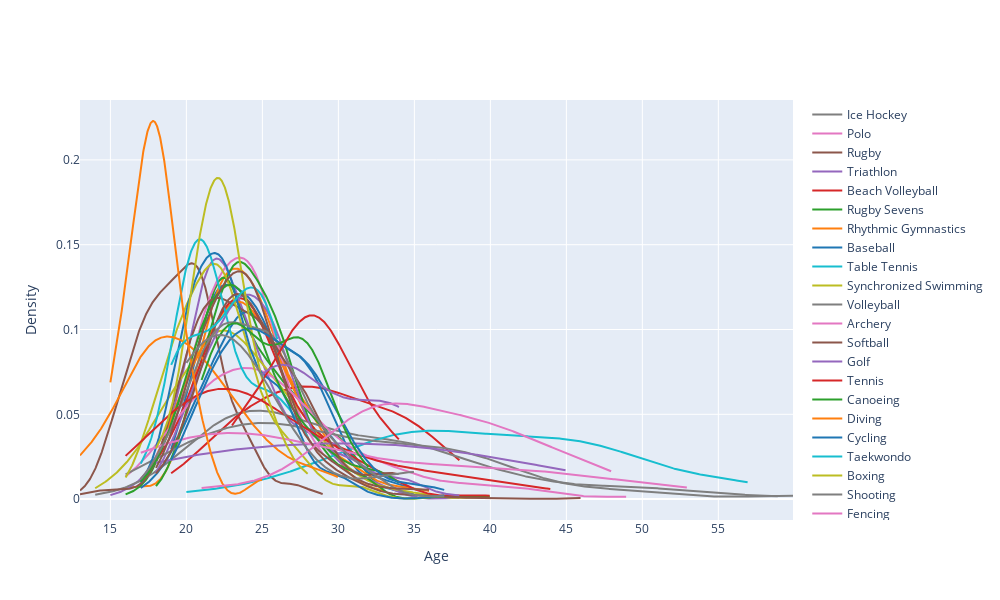

The notebook cell this image was saved under:
### Code cell
# Sports distribution over age

famous_sports = ['Basketball', 'Judo', 'Football', 'Tug-Of-War', 'Athletics',
                 'Swimming', 'Badminton', 'Sailing', 'Gymnastics',
                 'Art Competitions', 'Handball', 'Weightlifting', 'Wrestling',
                 'Water Polo', 'Hockey', 'Rowing', 'Fencing',
                 'Shooting', 'Boxing', 'Taekwondo', 'Cycling', 'Diving', 'Canoeing',
                 'Tennis', 'Golf', 'Softball', 'Archery',
                 'Volleyball', 'Synchronized Swimming', 'Table Tennis', 'Baseball',
                 'Rhythmic Gymnastics', 'Rugby Sevens',
                 'Beach Volleyball', 'Triathlon', 'Rugby', 'Polo', 'Ice Hockey']

x = []
name = []
for sport in famous_sports:
    temp_df = athlete_df[athlete_df['Sport'] == sport]
    x.append(temp_df[temp_df['Medal'] == 'Gold']['Age'].dropna())
    name.append(sport)
    
fig = ff.create_distplot(x, name, show_hist=False, show_rug=False)
fig.update_layout(autosize=False, width=1000, height=600,xaxis_title='Age',yaxis_title='Density')
fig.show()

### Figure 1 — Plotly figure (JSON) as saved in the notebook; plotly's stock layout.template omitted (floating-point values rounded to 4 significant figures; data arrays with more than 128 entries replaced by an {"elided": "..."} marker saying what was removed)
{"data": [{"legendgroup": "Basketball", "marker": {"color": "rgb(31, 119, 180)"}, "mode": "lines", "name": "Basketball", "showlegend": true, "type": "scatter", "x": {"elided": "500 float values"}, "xaxis": "x", "y": {"elided": "500 float values"}, "yaxis": "y"}, {"legendgroup": "Judo", "marker": {"color": "rgb(255, 127, 14)"}, "mode": "lines", "name": "Judo", "showlegend": true, "type": "scatter", "x": {"elided": "500 float values"}, "xaxis": "x", "y": {"elided": "500 float values"}, "yaxis": "y"}, {"legendgroup": "Football", "marker": {"color": "rgb(44, 160, 44)"}, "mode": "lines", "name": "Football", "showlegend": true, "type": "scatter", "x": {"elided": "500 float values"}, "xaxis": "x", "y": {"elided": "500 float values"}, "yaxis": "y"}, {"legendgroup": "Tug-Of-War", "marker": {"color": "rgb(214, 39, 40)"}, "mode": "lines", "name": "Tug-Of-War", "showlegend": true, "type": "scatter", "x": {"elided": "500 float values"}, "xaxis": "x", "y": {"elided": "500 float values"}, "yaxis": "y"}, {"legendgroup": "Athletics", "marker": {"color": "rgb(148, 103, 189)"}, "mode": "lines", "name": "Athletics", "showlegend": true, "type": "scatter", "x": {"elided": "500 float values"}, "xaxis": "x", "y": {"elided": "500 float values"}, "yaxis": "y"}, {"legendgroup": "Swimming", "marker": {"color": "rgb(140, 86, 75)"}, "mode": "lines", "name": "Swimming", "showlegend": true, "type": "scatter", "x": {"elided": "500 float values"}, "xaxis": "x", "y": {"elided": "500 float values"}, "yaxis": "y"}, {"legendgroup": "Badminton", "marker": {"color": "rgb(227, 119, 194)"}, "mode": "lines", "name": "Badminton", "showlegend": true, "type": "scatter", "x": {"elided": "500 float values"}, "xaxis": "x", "y": {"elided": "500 float values"}, "yaxis": "y"}, {"legendgroup": "Sailing", "marker": {"color": "rgb(127, 127, 127)"}, "mode": "lines", "name": "Sailing", "showlegend": true, "type": "scatter", "x": {"elided": "500 float values"}, "xaxis": "x", "y": {"elided": "500 float values"}, "yaxis": "y"}, {"legendgroup": "Gymnastics", "marker": {"color": "rgb(188, 189, 34)"}, "mode": "lines", "name": "Gymnastics", "showlegend": true, "type": "scatter", "x": {"elided": "500 float values"}, "xaxis": "x", "y": {"elided": "500 float values"}, "yaxis": "y"}, {"legendgroup": "Art Competitions", "marker": {"color": "rgb(23, 190, 207)"}, "mode": "lines", "name": "Art Competitions", "showlegend": true, "type": "scatter", "x": {"elided": "500 float values"}, "xaxis": "x", "y": {"elided": "500 float values"}, "yaxis": "y"}, {"legendgroup": "Handball", "marker": {"color": "rgb(31, 119, 180)"}, "mode": "lines", "name": "Handball", "showlegend": true, "type": "scatter", "x": {"elided": "500 float values"}, "xaxis": "x", "y": {"elided": "500 float values"}, "yaxis": "y"}, {"legendgroup": "Weightlifting", "marker": {"color": "rgb(255, 127, 14)"}, "mode": "lines", "name": "Weightlifting", "showlegend": true, "type": "scatter", "x": {"elided": "500 float values"}, "xaxis": "x", "y": {"elided": "500 float values"}, "yaxis": "y"}, {"legendgroup": "Wrestling", "marker": {"color": "rgb(44, 160, 44)"}, "mode": "lines", "name": "Wrestling", "showlegend": true, "type": "scatter", "x": {"elided": "500 float values"}, "xaxis": "x", "y": {"elided": "500 float values"}, "yaxis": "y"}, {"legendgroup": "Water Polo", "marker": {"color": "rgb(214, 39, 40)"}, "mode": "lines", "name": "Water Polo", "showlegend": true, "type": "scatter", "x": {"elided": "500 float values"}, "xaxis": "x", "y": {"elided": "500 float values"}, "yaxis": "y"}, {"legendgroup": "Hockey", "marker": {"color": "rgb(148, 103, 189)"}, "mode": "lines", "name": "Hockey", "showlegend": true, "type": "scatter", "x": {"elided": "500 float values"}, "xaxis": "x", "y": {"elided": "500 float values"}, "yaxis": "y"}, {"legendgroup": "Rowing", "marker": {"color": "rgb(140, 86, 75)"}, "mode": "lines", "name": "Rowing", "showlegend": true, "type": "scatter", "x": {"elided": "500 float values"}, "xaxis": "x", "y": {"elided": "500 float values"}, "yaxis": "y"}, {"legendgroup": "Fencing", "marker": {"color": "rgb(227, 119, 194)"}, "mode": "lines", "name": "Fencing", "showlegend": true, "type": "scatter", "x": {"elided": "500 float values"}, "xaxis": "x", "y": {"elided": "500 float values"}, "yaxis": "y"}, {"legendgroup": "Shooting", "marker": {"color": "rgb(127, 127, 127)"}, "mode": "lines", "name": "Shooting", "showlegend": true, "type": "scatter", "x": {"elided": "500 float values"}, "xaxis": "x", "y": {"elided": "500 float values"}, "yaxis": "y"}, {"legendgroup": "Boxing", "marker": {"color": "rgb(188, 189, 34)"}, "mode": "lines", "name": "Boxing", "showlegend": true, "type": "scatter", "x": {"elided": "500 float values"}, "xaxis": "x", "y": {"elided": "500 float values"}, "yaxis": "y"}, {"legendgroup": "Taekwondo", "marker": {"color": "rgb(23, 190, 207)"}, "mode": "lines", "name": "Taekwondo", "showlegend": true, "type": "scatter", "x": {"elided": "500 float values"}, "xaxis": "x", "y": {"elided": "500 float values"}, "yaxis": "y"}, {"legendgroup": "Cycling", "marker": {"color": "rgb(31, 119, 180)"}, "mode": "lines", "name": "Cycling", "showlegend": true, "type": "scatter", "x": {"elided": "500 float values"}, "xaxis": "x", "y": {"elided": "500 float values"}, "yaxis": "y"}, {"legendgroup": "Diving", "marker": {"color": "rgb(255, 127, 14)"}, "mode": "lines", "name": "Diving", "showlegend": true, "type": "scatter", "x": {"elided": "500 float values"}, "xaxis": "x", "y": {"elided": "500 float values"}, "yaxis": "y"}, {"legendgroup": "Canoeing", "marker": {"color": "rgb(44, 160, 44)"}, "mode": "lines", "name": "Canoeing", "showlegend": true, "type": "scatter", "x": {"elided": "500 float values"}, "xaxis": "x", "y": {"elided": "500 float values"}, "yaxis": "y"}, {"legendgroup": "Tennis", "marker": {"color": "rgb(214, 39, 40)"}, "mode": "lines", "name": "Tennis", "showlegend": true, "type": "scatter", "x": {"elided": "500 float values"}, "xaxis": "x", "y": {"elided": "500 float values"}, "yaxis": "y"}, {"legendgroup": "Golf", "marker": {"color": "rgb(148, 103, 189)"}, "mode": "lines", "name": "Golf", "showlegend": true, "type": "scatter", "x": {"elided": "500 float values"}, "xaxis": "x", "y": {"elided": "500 float values"}, "yaxis": "y"}, {"legendgroup": "Softball", "marker": {"color": "rgb(140, 86, 75)"}, "mode": "lines", "name": "Softball", "showlegend": true, "type": "scatter", "x": {"elided": "500 float values"}, "xaxis": "x", "y": {"elided": "500 float values"}, "yaxis": "y"}, {"legendgroup": "Archery", "marker": {"color": "rgb(227, 119, 194)"}, "mode": "lines", "name": "Archery", "showlegend": true, "type": "scatter", "x": {"elided": "500 float values"}, "xaxis": "x", "y": {"elided": "500 float values"}, "yaxis": "y"}, {"legendgroup": "Volleyball", "marker": {"color": "rgb(127, 127, 127)"}, "mode": "lines", "name": "Volleyball", "showlegend": true, "type": "scatter", "x": {"elided": "500 float values"}, "xaxis": "x", "y": {"elided": "500 float values"}, "yaxis": "y"}, {"legendgroup": "Synchronized Swimming", "marker": {"color": "rgb(188, 189, 34)"}, "mode": "lines", "name": "Synchronized Swimming", "showlegend": true, "type": "scatter", "x": {"elided": "500 float values"}, "xaxis": "x", "y": {"elided": "500 float values"}, "yaxis": "y"}, {"legendgroup": "Table Tennis", "marker": {"color": "rgb(23, 190, 207)"}, "mode": "lines", "name": "Table Tennis", "showlegend": true, "type": "scatter", "x": {"elided": "500 float values"}, "xaxis": "x", "y": {"elided": "500 float values"}, "yaxis": "y"}, {"legendgroup": "Baseball", "marker": {"color": "rgb(31, 119, 180)"}, "mode": "lines", "name": "Baseball", "showlegend": true, "type": "scatter", "x": {"elided": "500 float values"}, "xaxis": "x", "y": {"elided": "500 float values"}, "yaxis": "y"}, {"legendgroup": "Rhythmic Gymnastics", "marker": {"color": "rgb(255, 127, 14)"}, "mode": "lines", "name": "Rhythmic Gymnastics", "showlegend": true, "type": "scatter", "x": {"elided": "500 float values"}, "xaxis": "x", "y": {"elided": "500 float values"}, "yaxis": "y"}, {"legendgroup": "Rugby Sevens", "marker": {"color": "rgb(44, 160, 44)"}, "mode": "lines", "name": "Rugby Sevens", "showlegend": true, "type": "scatter", "x": {"elided": "500 float values"}, "xaxis": "x", "y": {"elided": "500 float values"}, "yaxis": "y"}, {"legendgroup": "Beach Volleyball", "marker": {"color": "rgb(214, 39, 40)"}, "mode": "lines", "name": "Beach Volleyball", "showlegend": true, "type": "scatter", "x": {"elided": "500 float values"}, "xaxis": "x", "y": {"elided": "500 float values"}, "yaxis": "y"}, {"legendgroup": "Triathlon", "marker": {"color": "rgb(148, 103, 189)"}, "mode": "lines", "name": "Triathlon", "showlegend": true, "type": "scatter", "x": {"elided": "500 float values"}, "xaxis": "x", "y": {"elided": "500 float values"}, "yaxis": "y"}, {"legendgroup": "Rugby", "marker": {"color": "rgb(140, 86, 75)"}, "mode": "lines", "name": "Rugby", "showlegend": true, "type": "scatter", "x": {"elided": "500 float values"}, "xaxis": "x", "y": {"elided": "500 float values"}, "yaxis": "y"}, {"legendgroup": "Polo", "marker": {"color": "rgb(227, 119, 194)"}, "mode": "lines", "name": "Polo", "showlegend": true, "type": "scatter", "x": {"elided": "500 float values"}, "xaxis": "x", "y": {"elided": "500 float values"}, "yaxis": "y"}, {"legendgroup": "Ice Hockey", "marker": {"color": "rgb(127, 127, 127)"}, "mode": "lines", "name": "Ice Hockey", "showlegend": true, "type": "scatter", "x": {"elided": "500 float values"}, "xaxis": "x", "y": {"elided": "500 float values"}, "yaxis": "y"}], "layout": {"autosize": false, "barmode": "overlay", "height": 600, "hovermode": "closest", "legend": {"traceorder": "reversed"}, "width": 1000, "xaxis": {"anchor": "y2", "domain": [0, 1], "title": {"text": "Age"}, "zeroline": false}, "yaxis": {"anchor": "free", "domain": [0, 1], "position": 0, "title": {"text": "Density"}}}}
